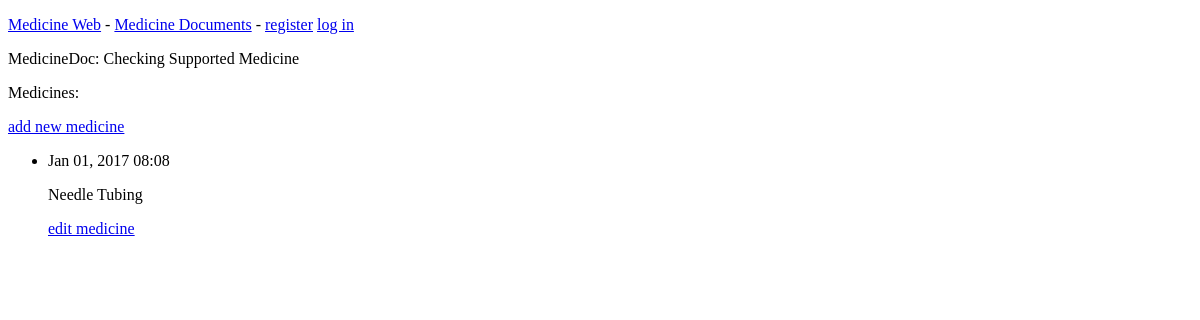
The page /medicineDocs/2/ on the database as committed earlier.
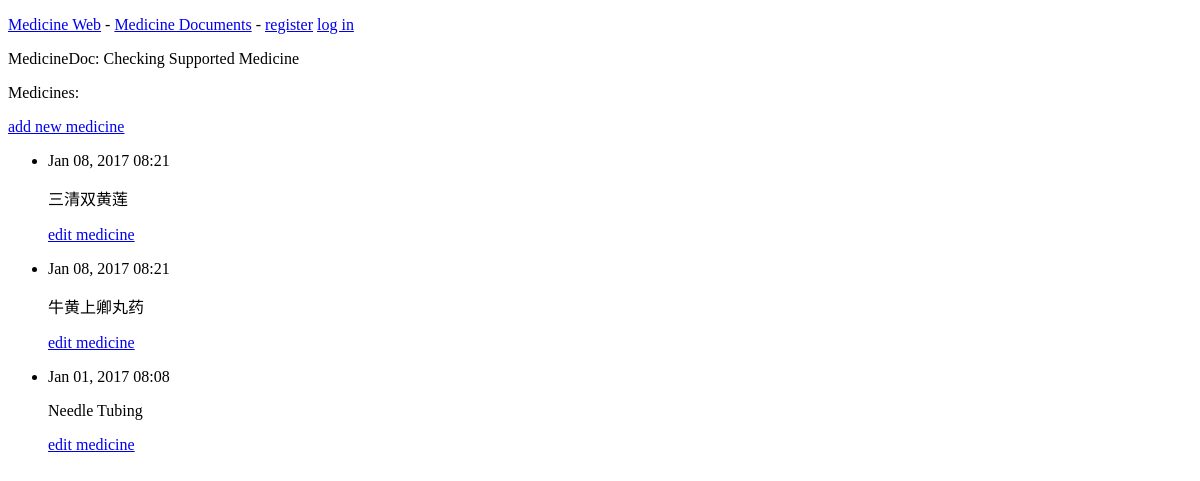
The same page on the database as committed later.
### myDjangos/models.py (models this page shows, shortened)
class MedicineDocument(models.Model):
    medicine_document_name = models.CharField(max_length=100)
    date_added = models.DateTimeField(auto_now_add=True)
    def __str__(self):
        return self.medicine_document_name

class Medicine(models.Model):
    medicine_document = models.ForeignKey(MedicineDocument)
    medicine_name = models.CharField(max_length=200)
    date_added = models.DateTimeField(auto_now_add=True)
    class Meta:
        verbose_name_plural = 'medicines'

### myDjangos/views.py (the view)
# urls.py: url(r'^medicineDocs/(?P<medicinedoc_id>\d+)/$', views.medicine_doc_detail, name='medicineDocDetail'),
def medicine_doc_detail(request, medicinedoc_id):
    medicineDocValue = MedicineDocument.objects.get(id=medicinedoc_id)
    medicinesList = medicineDocValue.medicine_set.order_by('-date_added')
    context = {'medicineDocValue': medicineDocValue, 'medicines': medicinesList}
    return render(request, 'myDjangos/medicine_doc_detail.html', context)

### myDjangos/templates/myDjangos/medicine_doc_detail.html (shortened to what this page needs)
<!DOCTYPE html>
<html lang="en">
<head>
</head>
<body>
    {% extends "myDjangos/base.html" %}
    {% block content %}
        <p>MedicineDoc: {{medicineDocValue}}</p>
        <p>Medicines:</p>
        <p>
            <a href="{% url 'myDjangos:medicineDetail' medicineDocValue.id %}">add new medicine</a>
        </p>
        <ul>
            {% for medicine in medicines %}
                <li>
                    <p>{{ medicine.date_added|date:'M d, Y H:i' }}</p>
                    <p>{{ medicine.medicine_name|linebreaks }}</p>
                    <p>
                        <a href="{% url 'myDjangos:editMedicine' medicine.id %}">edit medicine</a>
                    </p>
                </li>
            {% empty %}
                <li>There is no medicine belongs to the current medicine document.</li>
            {% endfor %}
        </ul>
    {% endblock content%}

### myDjangos/templates/myDjangos/base.html (shortened to what this page needs)
<!DOCTYPE html>
<html lang="en">
<head>
</head>
<body>
    <p>
        <a href="{% url 'myDjangos:index' %}">Medicine Web</a> -
        <a href="{% url 'myDjangos:medicineDocs' %}">Medicine Documents</a> -
        {% if user.is_authenticated %}
            Hello, {{ user.username }}!
            <a href="{% url 'users:logout' %}">log out</a>
        {% else %}
            <a href="{% url 'users:register' %}">register</a>
            <a href="{% url 'users:login' %}">log in</a>
        {% endif %}
    </p>
    {% block content %}
    {% endblock content%}
</body>
</html>

Rows that differ between the two databases and show on the page:
added Medicine: date_added "Jan 08, 2017 08:21", medicine_name "三清双黄莲"
added Medicine: date_added "Jan 08, 2017 08:21", medicine_name "牛黄上卿丸药"
